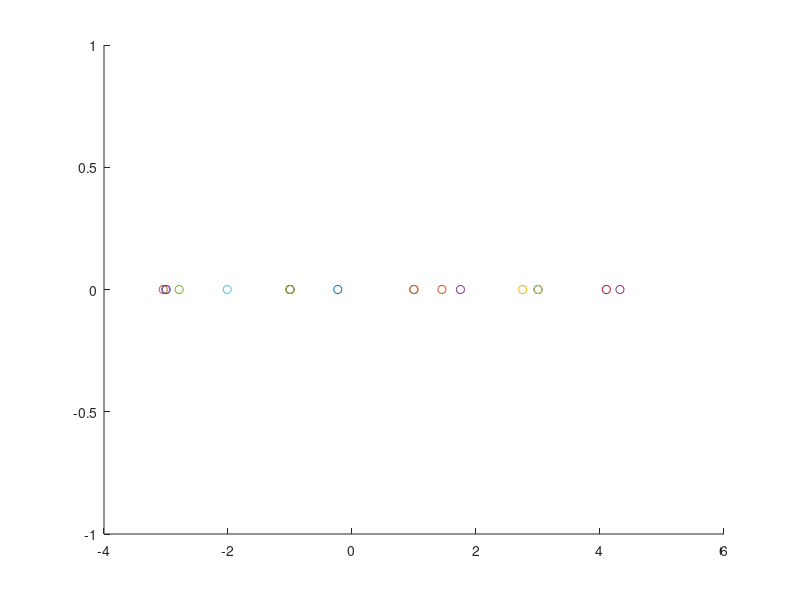

The MATLAB source for this figure:
clear all

consset=[1, -1, -3, 3];
sigma=1;
count_err=0;
K=10;
for i1=1: K
sel=randi(4);

x= consset(sel);
n=sigma*randn(1);
y=x+n;
if x==3
    if y<2 
        count_err=count_err+1;
    end
end

if x==-3
    if y>-2
        count_err=count_err+1;
    end
end

if x==1
    if (y>2 & y<0)
        count_err=count_err+1;
    end
end

if x==-1
    if (y<-2 & y>0)
        count_err=count_err+1;
    end
end




     figure(1)
 scatter(real(x), imag(x))
 hold all
 scatter(real(y), imag(y))

    
    
end

prob_erro=count_err/K
%%%th_erro_qfun=qfunc(1/sigma)
